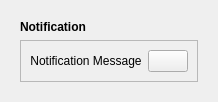
        <widget class="QCustomSlideMenu" name="popupNotificationContainer" native="true">
         <layout class="QVBoxLayout" name="verticalLayout_19">
          <item>
           <widget class="QWidget" name="popupNotificationSubContainer" native="true">
            <layout class="QVBoxLayout" name="verticalLayout_20">
             <item>
              <widget class="QLabel" name="label_12">
               <property name="font">
                <font>
                 <weight>75</weight>
                 <bold>true</bold>
                </font>
               </property>
               <property name="text">
                <string>Notification</string>
               </property>
              </widget>
             </item>
             <item>
              <widget class="QFrame" name="frame_9">
               <property name="frameShape">
                <enum>QFrame::StyledPanel</enum>
               </property>
               <property name="frameShadow">
                <enum>QFrame::Raised</enum>
               </property>
               <layout class="QHBoxLayout" name="horizontalLayout_10">
                <item>
                 <widget class="QLabel" name="label_9">
                  <property name="sizePolicy">
                   <sizepolicy hsizetype="Expanding" vsizetype="Preferred">
                    <horstretch>0</horstretch>
                    <verstretch>0</verstretch>
                   </sizepolicy>
                  </property>
                  <property name="text">
                   <string>Notification Message</string>
                  </property>
                  <property name="alignment">
                   <set>Qt::AlignCenter</set>
                  </property>
                 </widget>
                </item>
                <item alignment="Qt::AlignRight|Qt::AlignTop">
                 <widget class="QPushButton" name="closeNotificationBtn">
                  <property name="toolTip">
                   <string>Close Notification</string>
                  </property>
                  <property name="text">
                   <string/>
                  </property>
                  <property name="icon">
                   <iconset resource="resources.qrc">
                    <normaloff>:/icons/icons/x-circle.svg</normaloff>:/icons/icons/x-circle.svg</iconset>
                  </property>
                  <property name="iconSize">
                   <size>
                    <width>24</width>
                    <height>24</height>
                   </size>
                  </property>
                 </widget>
                </item>
               </layout>
              </widget>
             </item>
            </layout>
           </widget>
          </item>
         </layout>
        </widget>
